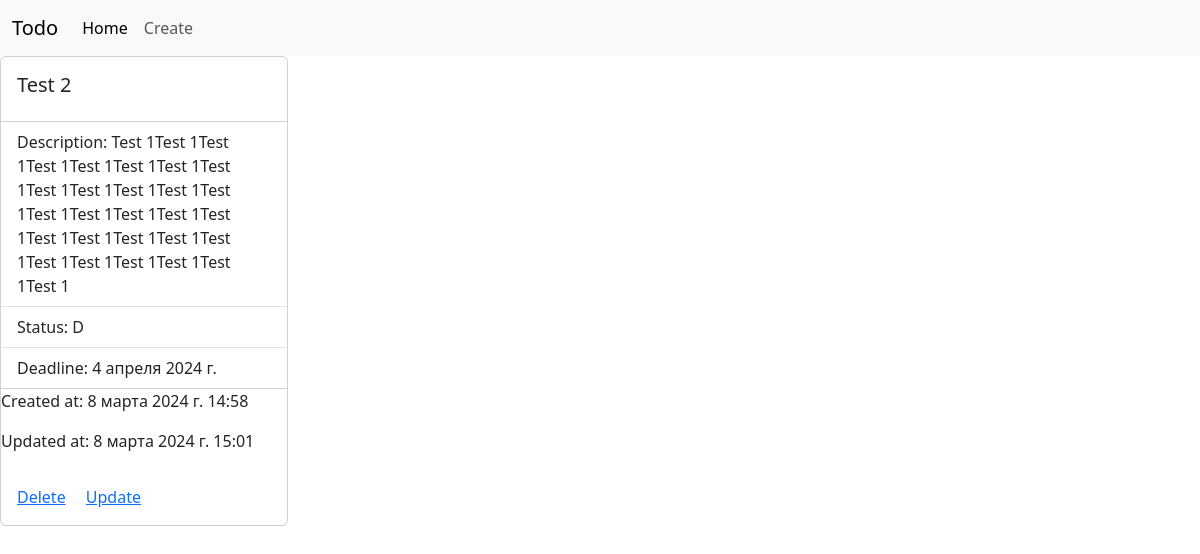
Page /detail/1/ on the committed database.
### app/models.py (models this page shows, shortened)
class Todo(models.Model):
    class TodoStatus(models.TextChoices):
        C = 'C', 'Создано'
        P = 'P', 'В процессе'
        D = 'D', 'Завершено'
    title = models.CharField(max_length=255)
    description = models.TextField()
    status = models.CharField(max_length=1, choices=TodoStatus.choices, default=TodoStatus.C)
    deadline = models.DateField()
    created_at = models.DateTimeField(auto_now_add=True)
    updated_at = models.DateTimeField(auto_now=True)

### app/views.py (the view)
# urls.py: path('detail/<int:pk>/', TodoDetail.as_view(), name='detail'),
class TodoDetail(DetailView):
    model = Todo
    template_name = 'detail.html'

### templates/detail.html (shortened to what this page needs)
{% extends 'base.html' %}
{% block content %}
<div class="card" style="width: 18rem;">
    <div class="card-body">
      <h5 class="card-title">{{todo.title}}</h5>
    </div>
    <ul class="list-group list-group-flush">
      <li class="list-group-item">Description:   {{todo.description}}</li>
      <li class="list-group-item">Status: {{todo.status}}</li>
      <li class="list-group-item">Deadline: {{todo.deadline}}</li>
    </ul>
    <div>
        <p>Created at: {{todo.created_at}}</p>
        <p>Updated at: {{todo.updated_at}}</p>
    </div>
    <div class="card-body">
        <form method="post">
        <a href="{% url 'delete' todo.id %}" class="card-link">Delete</a>
        <a href="{% url 'update' todo.id %}" class="card-link">Update</a>
    </form>
    </div>
  </div>
{% endblock%}

### templates/base.html (shortened to what this page needs)
<!DOCTYPE html>
<html lang="en">
<head>
    <link href="https://cdn.jsdelivr.net/npm/bootstrap@5.3.3/dist/css/bootstrap.min.css" rel="stylesheet">
</head>
<body>
    <nav class="navbar navbar-expand-lg bg-body-tertiary">
        <div class="container-fluid">
          <a class="navbar-brand" >Todo</a>
          <div class="collapse navbar-collapse" id="navbarNavAltMarkup">
            <div class="navbar-nav">
              <a class="nav-link active" aria-current="page" href="{% url 'home' %}">Home</a>
              <a class="nav-link" href="{% url 'create' %}">Create</a>
            </div>
          </div>
        </div>
      </nav>
    {% block content %}
    {% endblock %}
</body>
</html>

### rows in the picture
Todo: title "Test 2", description "Test 1Test 1Test 1Test 1Test 1Test 1Test 1Test 1Test 1Test 1Test 1Test 1Test 1Test 1Test 1Test 1Test 1Test 1Test 1Test 1Test 1Test 1Test 1Test 1Test 1Test 1Test 1Test 1Test 1", status "D", deadline "4 апреля 2024 г.", created_at "8 марта 2024 г. 14:58", updated_at "8 марта 2024 г. 15:01"
